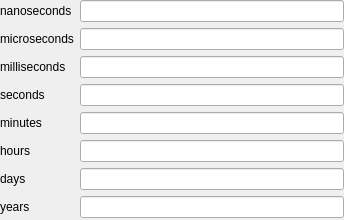
<?xml version="1.0" encoding="UTF-8"?>
<ui version="4.0">
 <class>TimeCalculator</class>
 <widget class="QWidget" name="TimeCalculator">
  <property name="geometry">
   <rect>
    <x>0</x>
    <y>0</y>
    <width>344</width>
    <height>220</height>
   </rect>
  </property>
  <property name="windowTitle">
   <string>TimeCalculator</string>
  </property>
  <layout class="QFormLayout" name="formLayout">
   <property name="leftMargin">
    <number>0</number>
   </property>
   <property name="topMargin">
    <number>0</number>
   </property>
   <property name="rightMargin">
    <number>0</number>
   </property>
   <property name="bottomMargin">
    <number>0</number>
   </property>
   <item row="0" column="0">
    <widget class="QLabel" name="labelNanoseconds">
     <property name="text">
      <string>nanoseconds</string>
     </property>
    </widget>
   </item>
   <item row="0" column="1">
    <widget class="QLineEdit" name="lineEditNanoseconds"/>
   </item>
   <item row="1" column="1">
    <widget class="QLineEdit" name="lineEditMiroseconds"/>
   </item>
   <item row="1" column="0">
    <widget class="QLabel" name="labelMicroseconds">
     <property name="text">
      <string>microseconds</string>
     </property>
    </widget>
   </item>
   <item row="2" column="0">
    <widget class="QLabel" name="labelMilliseconds">
     <property name="text">
      <string>milliseconds</string>
     </property>
    </widget>
   </item>
   <item row="3" column="0">
    <widget class="QLabel" name="labelSeconds">
     <property name="text">
      <string>seconds</string>
     </property>
    </widget>
   </item>
   <item row="4" column="0">
    <widget class="QLabel" name="labelMinutes">
     <property name="text">
      <string>minutes</string>
     </property>
    </widget>
   </item>
   <item row="5" column="0">
    <widget class="QLabel" name="labelHours">
     <property name="text">
      <string>hours</string>
     </property>
    </widget>
   </item>
   <item row="6" column="0">
    <widget class="QLabel" name="labelDays">
     <property name="text">
      <string>days</string>
     </property>
    </widget>
   </item>
   <item row="7" column="0">
    <widget class="QLabel" name="labelYears">
     <property name="text">
      <string>years</string>
     </property>
    </widget>
   </item>
   <item row="2" column="1">
    <widget class="QLineEdit" name="lineEditMilliseconds"/>
   </item>
   <item row="3" column="1">
    <widget class="QLineEdit" name="lineEditSeconds"/>
   </item>
   <item row="4" column="1">
    <widget class="QLineEdit" name="lineEditMinutes"/>
   </item>
   <item row="5" column="1">
    <widget class="QLineEdit" name="lineEditHours"/>
   </item>
   <item row="6" column="1">
    <widget class="QLineEdit" name="lineEditDays"/>
   </item>
   <item row="7" column="1">
    <widget class="QLineEdit" name="lineEditYears"/>
   </item>
  </layout>
 </widget>
 <layoutdefault spacing="6" margin="11"/>
 <resources/>
 <connections/>
</ui>
